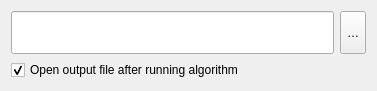
<?xml version="1.0" encoding="UTF-8"?>
<ui version="4.0">
 <class>Form_main</class>
 <widget class="QWidget" name="Form_main">
  <property name="geometry">
   <rect>
    <x>0</x>
    <y>0</y>
    <width>377</width>
    <height>91</height>
   </rect>
  </property>
  <property name="windowTitle">
   <string>Form</string>
  </property>
  <layout class="QVBoxLayout" name="verticalLayout_3">
   <item>
    <layout class="QHBoxLayout" name="Form">
     <item>
      <widget class="QLineEdit" name="leText">
       <property name="sizePolicy">
        <sizepolicy hsizetype="Expanding" vsizetype="Preferred">
         <horstretch>0</horstretch>
         <verstretch>0</verstretch>
        </sizepolicy>
       </property>
      </widget>
     </item>
     <item>
      <widget class="QToolButton" name="btnSelect">
       <property name="sizePolicy">
        <sizepolicy hsizetype="Fixed" vsizetype="Preferred">
         <horstretch>0</horstretch>
         <verstretch>0</verstretch>
        </sizepolicy>
       </property>
       <property name="text">
        <string>…</string>
       </property>
      </widget>
     </item>
    </layout>
   </item>
   <item>
    <layout class="QHBoxLayout" name="Form_2">
     <item>
      <widget class="QCheckBox" name="cbLoad">
       <property name="text">
        <string>Open output file after running algorithm</string>
       </property>
       <property name="checked">
        <bool>true</bool>
       </property>
      </widget>
     </item>
    </layout>
   </item>
  </layout>
 </widget>
 <resources/>
 <connections/>
</ui>
